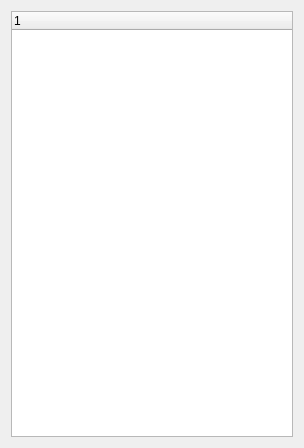
<?xml version="1.0" encoding="UTF-8"?>
<ui version="4.0">
 <class>Widget</class>
 <widget class="QWidget" name="Widget">
  <property name="geometry">
   <rect>
    <x>0</x>
    <y>0</y>
    <width>304</width>
    <height>448</height>
   </rect>
  </property>
  <property name="windowTitle">
   <string>Widget</string>
  </property>
  <layout class="QVBoxLayout" name="verticalLayout">
   <item>
    <widget class="QTreeWidget" name="treeWidget">
     <column>
      <property name="text">
       <string notr="true">1</string>
      </property>
     </column>
    </widget>
   </item>
  </layout>
 </widget>
 <resources/>
 <connections/>
</ui>
